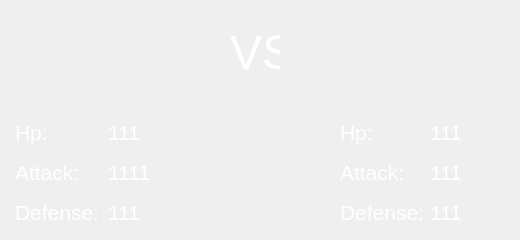
<?xml version="1.0" encoding="UTF-8"?>
<ui version="4.0">
 <class>FightWidget</class>
 <widget class="QWidget" name="FightWidget">
  <property name="geometry">
   <rect>
    <x>0</x>
    <y>0</y>
    <width>520</width>
    <height>240</height>
   </rect>
  </property>
  <property name="windowTitle">
   <string>Form</string>
  </property>
  <property name="autoFillBackground">
   <bool>true</bool>
  </property>
  <widget class="QLabel" name="Monster_Img_label">
   <property name="geometry">
    <rect>
     <x>65</x>
     <y>20</y>
     <width>64</width>
     <height>64</height>
    </rect>
   </property>
   <property name="autoFillBackground">
    <bool>true</bool>
   </property>
   <property name="text">
    <string/>
   </property>
  </widget>
  <widget class="QLabel" name="VS_label">
   <property name="geometry">
    <rect>
     <x>230</x>
     <y>20</y>
     <width>50</width>
     <height>64</height>
    </rect>
   </property>
   <property name="palette">
    <palette>
     <active>
      <colorrole role="WindowText">
       <brush brushstyle="SolidPattern">
        <color alpha="255">
         <red>255</red>
         <green>255</green>
         <blue>255</blue>
        </color>
       </brush>
      </colorrole>
     </active>
     <inactive>
      <colorrole role="WindowText">
       <brush brushstyle="SolidPattern">
        <color alpha="255">
         <red>255</red>
         <green>255</green>
         <blue>255</blue>
        </color>
       </brush>
      </colorrole>
     </inactive>
     <disabled>
      <colorrole role="WindowText">
       <brush brushstyle="SolidPattern">
        <color alpha="255">
         <red>106</red>
         <green>104</green>
         <blue>100</blue>
        </color>
       </brush>
      </colorrole>
     </disabled>
    </palette>
   </property>
   <property name="font">
    <font>
     <pointsize>36</pointsize>
    </font>
   </property>
   <property name="text">
    <string>VS</string>
   </property>
  </widget>
  <widget class="QLabel" name="Hero_Img_label">
   <property name="geometry">
    <rect>
     <x>391</x>
     <y>20</y>
     <width>64</width>
     <height>64</height>
    </rect>
   </property>
   <property name="text">
    <string/>
   </property>
  </widget>
  <widget class="QLabel" name="label_4">
   <property name="geometry">
    <rect>
     <x>340</x>
     <y>120</y>
     <width>54</width>
     <height>24</height>
    </rect>
   </property>
   <property name="palette">
    <palette>
     <active>
      <colorrole role="WindowText">
       <brush brushstyle="SolidPattern">
        <color alpha="255">
         <red>255</red>
         <green>255</green>
         <blue>255</blue>
        </color>
       </brush>
      </colorrole>
     </active>
     <inactive>
      <colorrole role="WindowText">
       <brush brushstyle="SolidPattern">
        <color alpha="255">
         <red>255</red>
         <green>255</green>
         <blue>255</blue>
        </color>
       </brush>
      </colorrole>
     </inactive>
     <disabled>
      <colorrole role="WindowText">
       <brush brushstyle="SolidPattern">
        <color alpha="255">
         <red>106</red>
         <green>104</green>
         <blue>100</blue>
        </color>
       </brush>
      </colorrole>
     </disabled>
    </palette>
   </property>
   <property name="font">
    <font>
     <pointsize>16</pointsize>
    </font>
   </property>
   <property name="text">
    <string>Hp:</string>
   </property>
  </widget>
  <widget class="QLabel" name="label_5">
   <property name="geometry">
    <rect>
     <x>340</x>
     <y>160</y>
     <width>81</width>
     <height>24</height>
    </rect>
   </property>
   <property name="palette">
    <palette>
     <active>
      <colorrole role="WindowText">
       <brush brushstyle="SolidPattern">
        <color alpha="255">
         <red>255</red>
         <green>255</green>
         <blue>255</blue>
        </color>
       </brush>
      </colorrole>
     </active>
     <inactive>
      <colorrole role="WindowText">
       <brush brushstyle="SolidPattern">
        <color alpha="255">
         <red>255</red>
         <green>255</green>
         <blue>255</blue>
        </color>
       </brush>
      </colorrole>
     </inactive>
     <disabled>
      <colorrole role="WindowText">
       <brush brushstyle="SolidPattern">
        <color alpha="255">
         <red>106</red>
         <green>104</green>
         <blue>100</blue>
        </color>
       </brush>
      </colorrole>
     </disabled>
    </palette>
   </property>
   <property name="font">
    <font>
     <pointsize>16</pointsize>
    </font>
   </property>
   <property name="text">
    <string>Attack:</string>
   </property>
  </widget>
  <widget class="QLabel" name="label_6">
   <property name="geometry">
    <rect>
     <x>340</x>
     <y>200</y>
     <width>91</width>
     <height>24</height>
    </rect>
   </property>
   <property name="palette">
    <palette>
     <active>
      <colorrole role="WindowText">
       <brush brushstyle="SolidPattern">
        <color alpha="255">
         <red>255</red>
         <green>255</green>
         <blue>255</blue>
        </color>
       </brush>
      </colorrole>
     </active>
     <inactive>
      <colorrole role="WindowText">
       <brush brushstyle="SolidPattern">
        <color alpha="255">
         <red>255</red>
         <green>255</green>
         <blue>255</blue>
        </color>
       </brush>
      </colorrole>
     </inactive>
     <disabled>
      <colorrole role="WindowText">
       <brush brushstyle="SolidPattern">
        <color alpha="255">
         <red>106</red>
         <green>104</green>
         <blue>100</blue>
        </color>
       </brush>
      </colorrole>
     </disabled>
    </palette>
   </property>
   <property name="font">
    <font>
     <pointsize>16</pointsize>
    </font>
   </property>
   <property name="text">
    <string>Defense:</string>
   </property>
  </widget>
  <widget class="QLabel" name="label_7">
   <property name="geometry">
    <rect>
     <x>15</x>
     <y>120</y>
     <width>54</width>
     <height>24</height>
    </rect>
   </property>
   <property name="palette">
    <palette>
     <active>
      <colorrole role="WindowText">
       <brush brushstyle="SolidPattern">
        <color alpha="255">
         <red>255</red>
         <green>255</green>
         <blue>255</blue>
        </color>
       </brush>
      </colorrole>
     </active>
     <inactive>
      <colorrole role="WindowText">
       <brush brushstyle="SolidPattern">
        <color alpha="255">
         <red>255</red>
         <green>255</green>
         <blue>255</blue>
        </color>
       </brush>
      </colorrole>
     </inactive>
     <disabled>
      <colorrole role="WindowText">
       <brush brushstyle="SolidPattern">
        <color alpha="255">
         <red>106</red>
         <green>104</green>
         <blue>100</blue>
        </color>
       </brush>
      </colorrole>
     </disabled>
    </palette>
   </property>
   <property name="font">
    <font>
     <pointsize>16</pointsize>
    </font>
   </property>
   <property name="text">
    <string>Hp:</string>
   </property>
  </widget>
  <widget class="QLabel" name="label_8">
   <property name="geometry">
    <rect>
     <x>15</x>
     <y>160</y>
     <width>81</width>
     <height>24</height>
    </rect>
   </property>
   <property name="palette">
    <palette>
     <active>
      <colorrole role="WindowText">
       <brush brushstyle="SolidPattern">
        <color alpha="255">
         <red>255</red>
         <green>255</green>
         <blue>255</blue>
        </color>
       </brush>
      </colorrole>
     </active>
     <inactive>
      <colorrole role="WindowText">
       <brush brushstyle="SolidPattern">
        <color alpha="255">
         <red>255</red>
         <green>255</green>
         <blue>255</blue>
        </color>
       </brush>
      </colorrole>
     </inactive>
     <disabled>
      <colorrole role="WindowText">
       <brush brushstyle="SolidPattern">
        <color alpha="255">
         <red>106</red>
         <green>104</green>
         <blue>100</blue>
        </color>
       </brush>
      </colorrole>
     </disabled>
    </palette>
   </property>
   <property name="font">
    <font>
     <pointsize>16</pointsize>
    </font>
   </property>
   <property name="text">
    <string>Attack:</string>
   </property>
  </widget>
  <widget class="QLabel" name="label_9">
   <property name="geometry">
    <rect>
     <x>15</x>
     <y>200</y>
     <width>91</width>
     <height>24</height>
    </rect>
   </property>
   <property name="palette">
    <palette>
     <active>
      <colorrole role="WindowText">
       <brush brushstyle="SolidPattern">
        <color alpha="255">
         <red>255</red>
         <green>255</green>
         <blue>255</blue>
        </color>
       </brush>
      </colorrole>
     </active>
     <inactive>
      <colorrole role="WindowText">
       <brush brushstyle="SolidPattern">
        <color alpha="255">
         <red>255</red>
         <green>255</green>
         <blue>255</blue>
        </color>
       </brush>
      </colorrole>
     </inactive>
     <disabled>
      <colorrole role="WindowText">
       <brush brushstyle="SolidPattern">
        <color alpha="255">
         <red>106</red>
         <green>104</green>
         <blue>100</blue>
        </color>
       </brush>
      </colorrole>
     </disabled>
    </palette>
   </property>
   <property name="font">
    <font>
     <pointsize>16</pointsize>
    </font>
   </property>
   <property name="text">
    <string>Defense:</string>
   </property>
  </widget>
  <widget class="QLabel" name="Monster_Hp">
   <property name="geometry">
    <rect>
     <x>108</x>
     <y>120</y>
     <width>54</width>
     <height>24</height>
    </rect>
   </property>
   <property name="palette">
    <palette>
     <active>
      <colorrole role="WindowText">
       <brush brushstyle="SolidPattern">
        <color alpha="255">
         <red>255</red>
         <green>255</green>
         <blue>255</blue>
        </color>
       </brush>
      </colorrole>
     </active>
     <inactive>
      <colorrole role="WindowText">
       <brush brushstyle="SolidPattern">
        <color alpha="255">
         <red>255</red>
         <green>255</green>
         <blue>255</blue>
        </color>
       </brush>
      </colorrole>
     </inactive>
     <disabled>
      <colorrole role="WindowText">
       <brush brushstyle="SolidPattern">
        <color alpha="255">
         <red>106</red>
         <green>104</green>
         <blue>100</blue>
        </color>
       </brush>
      </colorrole>
     </disabled>
    </palette>
   </property>
   <property name="font">
    <font>
     <pointsize>16</pointsize>
    </font>
   </property>
   <property name="text">
    <string>111</string>
   </property>
  </widget>
  <widget class="QLabel" name="Monster_attack">
   <property name="geometry">
    <rect>
     <x>108</x>
     <y>160</y>
     <width>54</width>
     <height>24</height>
    </rect>
   </property>
   <property name="palette">
    <palette>
     <active>
      <colorrole role="WindowText">
       <brush brushstyle="SolidPattern">
        <color alpha="255">
         <red>255</red>
         <green>255</green>
         <blue>255</blue>
        </color>
       </brush>
      </colorrole>
     </active>
     <inactive>
      <colorrole role="WindowText">
       <brush brushstyle="SolidPattern">
        <color alpha="255">
         <red>255</red>
         <green>255</green>
         <blue>255</blue>
        </color>
       </brush>
      </colorrole>
     </inactive>
     <disabled>
      <colorrole role="WindowText">
       <brush brushstyle="SolidPattern">
        <color alpha="255">
         <red>106</red>
         <green>104</green>
         <blue>100</blue>
        </color>
       </brush>
      </colorrole>
     </disabled>
    </palette>
   </property>
   <property name="font">
    <font>
     <pointsize>16</pointsize>
    </font>
   </property>
   <property name="text">
    <string>1111</string>
   </property>
  </widget>
  <widget class="QLabel" name="Monster__defense">
   <property name="geometry">
    <rect>
     <x>108</x>
     <y>200</y>
     <width>54</width>
     <height>24</height>
    </rect>
   </property>
   <property name="palette">
    <palette>
     <active>
      <colorrole role="WindowText">
       <brush brushstyle="SolidPattern">
        <color alpha="255">
         <red>255</red>
         <green>255</green>
         <blue>255</blue>
        </color>
       </brush>
      </colorrole>
     </active>
     <inactive>
      <colorrole role="WindowText">
       <brush brushstyle="SolidPattern">
        <color alpha="255">
         <red>255</red>
         <green>255</green>
         <blue>255</blue>
        </color>
       </brush>
      </colorrole>
     </inactive>
     <disabled>
      <colorrole role="WindowText">
       <brush brushstyle="SolidPattern">
        <color alpha="255">
         <red>106</red>
         <green>104</green>
         <blue>100</blue>
        </color>
       </brush>
      </colorrole>
     </disabled>
    </palette>
   </property>
   <property name="font">
    <font>
     <pointsize>16</pointsize>
    </font>
   </property>
   <property name="text">
    <string>111</string>
   </property>
  </widget>
  <widget class="QLabel" name="Hero_attack">
   <property name="geometry">
    <rect>
     <x>430</x>
     <y>160</y>
     <width>54</width>
     <height>24</height>
    </rect>
   </property>
   <property name="palette">
    <palette>
     <active>
      <colorrole role="WindowText">
       <brush brushstyle="SolidPattern">
        <color alpha="255">
         <red>255</red>
         <green>255</green>
         <blue>255</blue>
        </color>
       </brush>
      </colorrole>
     </active>
     <inactive>
      <colorrole role="WindowText">
       <brush brushstyle="SolidPattern">
        <color alpha="255">
         <red>255</red>
         <green>255</green>
         <blue>255</blue>
        </color>
       </brush>
      </colorrole>
     </inactive>
     <disabled>
      <colorrole role="WindowText">
       <brush brushstyle="SolidPattern">
        <color alpha="255">
         <red>106</red>
         <green>104</green>
         <blue>100</blue>
        </color>
       </brush>
      </colorrole>
     </disabled>
    </palette>
   </property>
   <property name="font">
    <font>
     <pointsize>16</pointsize>
    </font>
   </property>
   <property name="text">
    <string>111</string>
   </property>
  </widget>
  <widget class="QLabel" name="Hero_defense">
   <property name="geometry">
    <rect>
     <x>430</x>
     <y>200</y>
     <width>54</width>
     <height>24</height>
    </rect>
   </property>
   <property name="palette">
    <palette>
     <active>
      <colorrole role="WindowText">
       <brush brushstyle="SolidPattern">
        <color alpha="255">
         <red>255</red>
         <green>255</green>
         <blue>255</blue>
        </color>
       </brush>
      </colorrole>
     </active>
     <inactive>
      <colorrole role="WindowText">
       <brush brushstyle="SolidPattern">
        <color alpha="255">
         <red>255</red>
         <green>255</green>
         <blue>255</blue>
        </color>
       </brush>
      </colorrole>
     </inactive>
     <disabled>
      <colorrole role="WindowText">
       <brush brushstyle="SolidPattern">
        <color alpha="255">
         <red>106</red>
         <green>104</green>
         <blue>100</blue>
        </color>
       </brush>
      </colorrole>
     </disabled>
    </palette>
   </property>
   <property name="font">
    <font>
     <pointsize>16</pointsize>
    </font>
   </property>
   <property name="text">
    <string>111</string>
   </property>
  </widget>
  <widget class="QLabel" name="Hero_Hp">
   <property name="geometry">
    <rect>
     <x>430</x>
     <y>120</y>
     <width>54</width>
     <height>24</height>
    </rect>
   </property>
   <property name="palette">
    <palette>
     <active>
      <colorrole role="WindowText">
       <brush brushstyle="SolidPattern">
        <color alpha="255">
         <red>255</red>
         <green>255</green>
         <blue>255</blue>
        </color>
       </brush>
      </colorrole>
     </active>
     <inactive>
      <colorrole role="WindowText">
       <brush brushstyle="SolidPattern">
        <color alpha="255">
         <red>255</red>
         <green>255</green>
         <blue>255</blue>
        </color>
       </brush>
      </colorrole>
     </inactive>
     <disabled>
      <colorrole role="WindowText">
       <brush brushstyle="SolidPattern">
        <color alpha="255">
         <red>106</red>
         <green>104</green>
         <blue>100</blue>
        </color>
       </brush>
      </colorrole>
     </disabled>
    </palette>
   </property>
   <property name="font">
    <font>
     <pointsize>16</pointsize>
    </font>
   </property>
   <property name="text">
    <string>111</string>
   </property>
  </widget>
  <widget class="QLabel" name="Win_label">
   <property name="enabled">
    <bool>true</bool>
   </property>
   <property name="geometry">
    <rect>
     <x>175</x>
     <y>130</y>
     <width>139</width>
     <height>80</height>
    </rect>
   </property>
   <property name="palette">
    <palette>
     <active>
      <colorrole role="WindowText">
       <brush brushstyle="SolidPattern">
        <color alpha="255">
         <red>255</red>
         <green>255</green>
         <blue>255</blue>
        </color>
       </brush>
      </colorrole>
     </active>
     <inactive>
      <colorrole role="WindowText">
       <brush brushstyle="SolidPattern">
        <color alpha="255">
         <red>255</red>
         <green>255</green>
         <blue>255</blue>
        </color>
       </brush>
      </colorrole>
     </inactive>
     <disabled>
      <colorrole role="WindowText">
       <brush brushstyle="SolidPattern">
        <color alpha="255">
         <red>106</red>
         <green>104</green>
         <blue>100</blue>
        </color>
       </brush>
      </colorrole>
     </disabled>
    </palette>
   </property>
   <property name="font">
    <font>
     <pointsize>20</pointsize>
    </font>
   </property>
   <property name="text">
    <string/>
   </property>
  </widget>
 </widget>
 <resources/>
 <connections/>
</ui>
